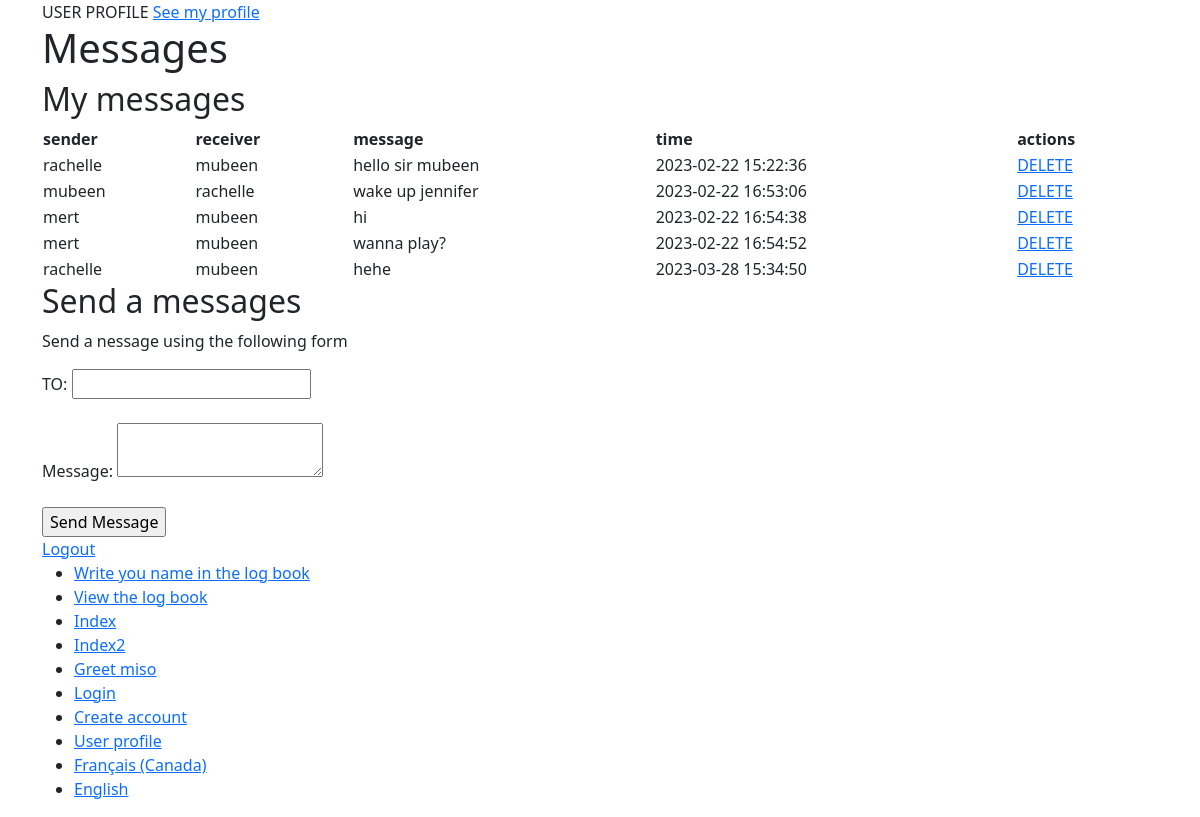
The app's page /User/profile (signed in) with its own data.
### tables this page shows
CREATE TABLE `message` (
  `message_id` int(11) NOT NULL,
  `sender` int(11) NOT NULL,
  `receiver` int(11) NOT NULL,
  `message` text NOT NULL,
  `timestamp` timestamp NOT NULL DEFAULT current_timestamp()
);

CREATE TABLE `user` (
  `user_id` int(11) NOT NULL,
  `username` varchar(50) NOT NULL,
  `password_hash` varchar(72) NOT NULL
);

### app/core/Controller.php (called while the page is built, shortened)
<?php
class Controller {
	function view($name, $data = []){
		include('app/views/' . $name  . '.php');
	}
}

### app/controllers/User.php (called while the page is built, shortened)
<?php
class User extends \app\core\Controller{
	#[\app\filters\Login]
	public function profile(){
		$message = new \app\models\Message();
		$messages = $message->getAllForUser($_SESSION['user_id']);
		$this->view('User/profile', $messages);
	}
}

### app/core/App.php (called while the page is built, shortened)
<?php
class App {
	function __construct() {
		$request = $this->parseUrl($_GET['url'] ?? '');
		$method = 'index';
		if(file_exists('app/controllers/' . $request[0] . '.php'))
		{
			unset($request[0]);
		}
		$controller = new $controller;
		if(isset($request[1]) && method_exists($controller, $request[1])){
			$method = $request[1];
			unset($request[1]);
		}
		$params = array_values($request);
		call_user_func_array([$controller, $method], $params);
	}
	function parseUrl($url) {
		return explode('/', trim($url, '/'));
	}
}

### index.php (called while the page is built, shortened)
<?php
new app\core\App;

### app/models/Message.php (called while the page is built, shortened)
<?php
class Message extends \app\core\Model{
	public function getAllForUser($user_id){
		$SQL = "SELECT message.message_id, message.message, message.timestamp, sendertable.username AS sender_name, `user`.`username` AS receiver_name FROM `message` JOIN `user` AS sendertable ON `message`.`sender` = sendertable.`user_id` JOIN `user` ON `user`.`user_id` = message.receiver WHERE sender=:sender OR receiver=:receiver";
		$STH = self::$connection->prepare($SQL);
		$data = ['receiver'=>$user_id,
					'sender'=>$user_id];
		$STH->execute($data);
		$STH->setFetchMode(\PDO::FETCH_CLASS, 'app\\models\\Message');
		return $STH->fetchAll();
	}
}

### app/core/Model.php (called while the page is built, shortened)
<?php
class Model{
	public static ?PDO $connection = null;
	public function __construct(){
		if (self::$connection == null){
			$env = \Dotenv\Dotenv::createImmutable(getcwd());
			$host = $_ENV['db_host'];
			$dbname = $_ENV['db_name'];
			$user = $_ENV['db_user'];
			$pass = $_ENV['db_pass'];
			$charset =$_ENV['db_charset'];
			try {
				$options = [
					PDO::ATTR_ERRMODE => PDO::ERRMODE_EXCEPTION,
					PDO::ATTR_DEFAULT_FETCH_MODE => PDO::FETCH_CLASS,
					PDO::ATTR_EMULATE_PREPARES => false
				];
			 	self::$connection = new PDO("mysql:host=$host;dbname=$dbname;charset=$charset", $user, $pass, $options);
			 	self::$connection->query("SET NAMES $charset");
			}
			catch(PDOException $e) {
				echo $e->getMessage();
			}
		}
	}
}

### app/views/User/profile.php (the view)
<?php $this->view('shared/header', 'Login into your acount'); ?>
USER PROFILE
<a href='/Profile/index'>See my profile</a>
<h1>Messages</h1>
<h2>My messages</h2>
<table class="container px-4">
	<tr><th>sender</th><th>receiver</th><th>message</th><th>time</th><th>actions</th></tr>
<?php
foreach ($data as $message) {
	echo "<tr>
			<td>$message->sender_name</td>
			<td>$message->receiver_name</td>
			<td>$message->message</td>
			<td>$message->timestamp</td>
			<td><a href='/Message/delete/$message->message_id'>DELETE</a></td>
		</tr>";
}
?>
</table>
<h2>Send a messages</h2>
<p>Send a nessage using the following form</p>
<form method ="post" action='/Message/send'>
	<label>TO: <input type="text" name="receiver"></label><br><br>
	<label>Message: <textarea name="message"></textarea></label><br><br>
	<input type="submit" name="action" value='Send Message'>
</form>
<a href="/User/logout">Logout</a>
<?php $this->view('shared/footer'); ?>

### app/views/shared/header.php (shortened to what this page needs)
<!DOCTYPE html>
<html dir="<?=_('ltr') ?>" lang="<?=('en')?>">
<head>
	<link href="https://cdn.jsdelivr.net/npm/bootstrap@5.3.0-alpha1/dist/css/bootstrap.min.css" rel="stylesheet">
</head>
<body>
	<div class="container">

### app/views/shared/footer.php
<ul>
	<li><a href='/Main/logUser'>Write you name in the log book</a></li>
	<li><a href='/Main/viewUserLog'>View the log book</a></li>
	<li><a href='/Main/index'>Index</a></li>
	<li><a href='/Main/index2'>Index2</a></li>
	<li><a href='/Main/greetings'>Greet miso</a></li>
	<li><a href='/User/index'>Login</a></li>
	<li><a href='/User/register'>Create account</a></li>
	<li><a href='/User/profile'>User profile</a></li>
	<li><a href='?lang=fr_CA'>Français (Canada)</a></li>
	<li><a href='?lang=en'>English</a></li>
</ul>
</div>
</body>
</html>

### records on screen
message: sender.username "rachelle", receiver.username "mubeen", message "hello sir mubeen", timestamp "2023-02-22 15:22:36"
message: sender.username "mubeen", receiver.username "rachelle", message "wake up jennifer", timestamp "2023-02-22 16:53:06"
message: sender.username "mert", receiver.username "mubeen", message "hi", timestamp "2023-02-22 16:54:38"
message: sender.username "mert", receiver.username "mubeen", message "wanna play?", timestamp "2023-02-22 16:54:52"
message: sender.username "rachelle", receiver.username "mubeen", message "hehe", timestamp "2023-03-28 15:34:50"
